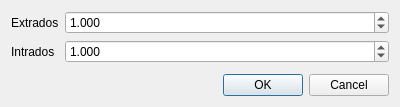
<?xml version="1.0" encoding="UTF-8"?>
<ui version="4.0">
 <class>TileOffsetClippingParametersDialog</class>
 <widget class="QDialog" name="TileOffsetClippingParametersDialog">
  <property name="windowModality">
   <enum>Qt::ApplicationModal</enum>
  </property>
  <property name="geometry">
   <rect>
    <x>0</x>
    <y>0</y>
    <width>400</width>
    <height>107</height>
   </rect>
  </property>
  <property name="minimumSize">
   <size>
    <width>400</width>
    <height>107</height>
   </size>
  </property>
  <property name="windowTitle">
   <string>Tile Offset Clipping Parameters</string>
  </property>
  <property name="modal">
   <bool>true</bool>
  </property>
  <layout class="QGridLayout" name="gridLayout">
   <item row="0" column="0">
    <layout class="QFormLayout" name="formLayout">
     <item row="0" column="0">
      <widget class="QLabel" name="extradosLabel">
       <property name="text">
        <string>Extrados</string>
       </property>
      </widget>
     </item>
     <item row="0" column="1">
      <widget class="QDoubleSpinBox" name="extradosDoubleSpinBox">
       <property name="decimals">
        <number>3</number>
       </property>
       <property name="singleStep">
        <double>0.001000000000000</double>
       </property>
       <property name="value">
        <double>1.000000000000000</double>
       </property>
      </widget>
     </item>
     <item row="1" column="0">
      <widget class="QLabel" name="intradosLabel">
       <property name="text">
        <string>Intrados</string>
       </property>
      </widget>
     </item>
     <item row="1" column="1">
      <widget class="QDoubleSpinBox" name="intradosDoubleSpinBox">
       <property name="decimals">
        <number>3</number>
       </property>
       <property name="singleStep">
        <double>0.001000000000000</double>
       </property>
       <property name="value">
        <double>1.000000000000000</double>
       </property>
      </widget>
     </item>
    </layout>
   </item>
   <item row="1" column="0">
    <widget class="QDialogButtonBox" name="buttonBox">
     <property name="orientation">
      <enum>Qt::Horizontal</enum>
     </property>
     <property name="standardButtons">
      <set>QDialogButtonBox::Cancel|QDialogButtonBox::Ok</set>
     </property>
    </widget>
   </item>
  </layout>
 </widget>
 <resources/>
 <connections>
  <connection>
   <sender>buttonBox</sender>
   <signal>accepted()</signal>
   <receiver>TileOffsetClippingParametersDialog</receiver>
   <slot>accept()</slot>
   <hints>
    <hint type="sourcelabel">
     <x>248</x>
     <y>254</y>
    </hint>
    <hint type="destinationlabel">
     <x>157</x>
     <y>274</y>
    </hint>
   </hints>
  </connection>
  <connection>
   <sender>buttonBox</sender>
   <signal>rejected()</signal>
   <receiver>TileOffsetClippingParametersDialog</receiver>
   <slot>reject()</slot>
   <hints>
    <hint type="sourcelabel">
     <x>316</x>
     <y>260</y>
    </hint>
    <hint type="destinationlabel">
     <x>286</x>
     <y>274</y>
    </hint>
   </hints>
  </connection>
 </connections>
</ui>
